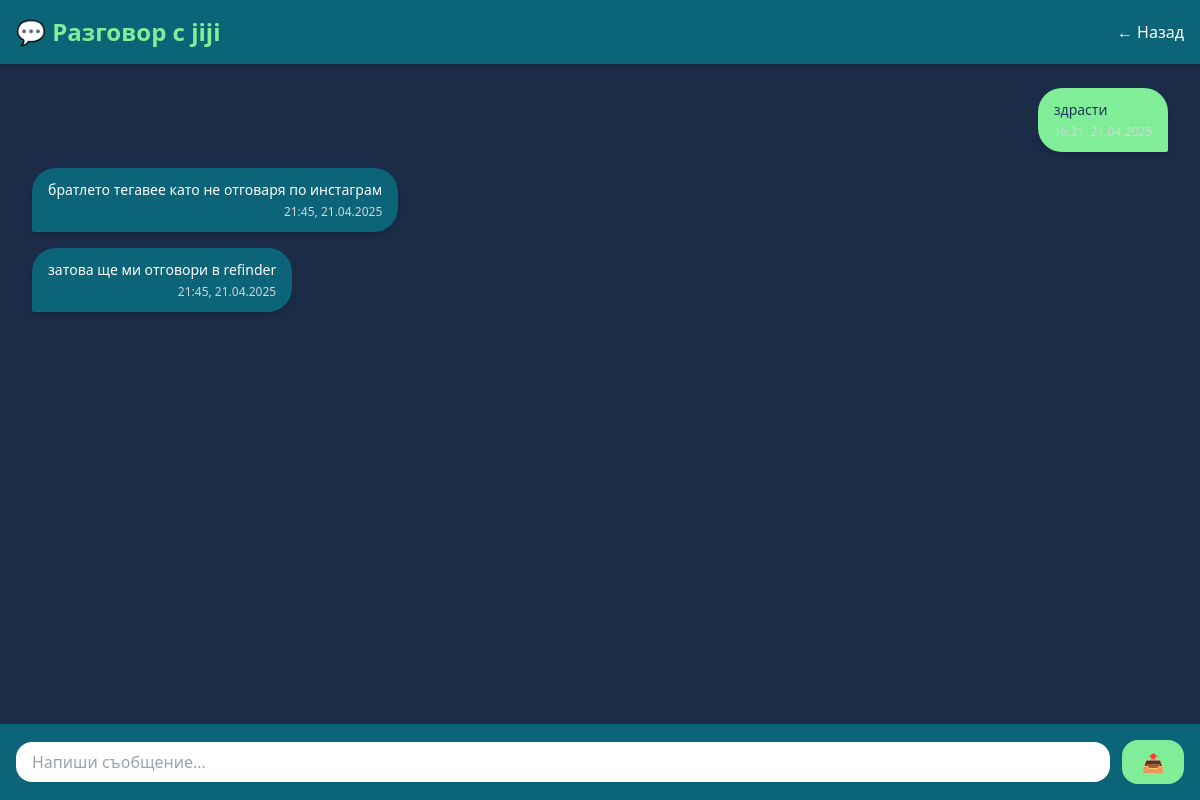
Before: /chat/4/ (signed in) with the older database file.
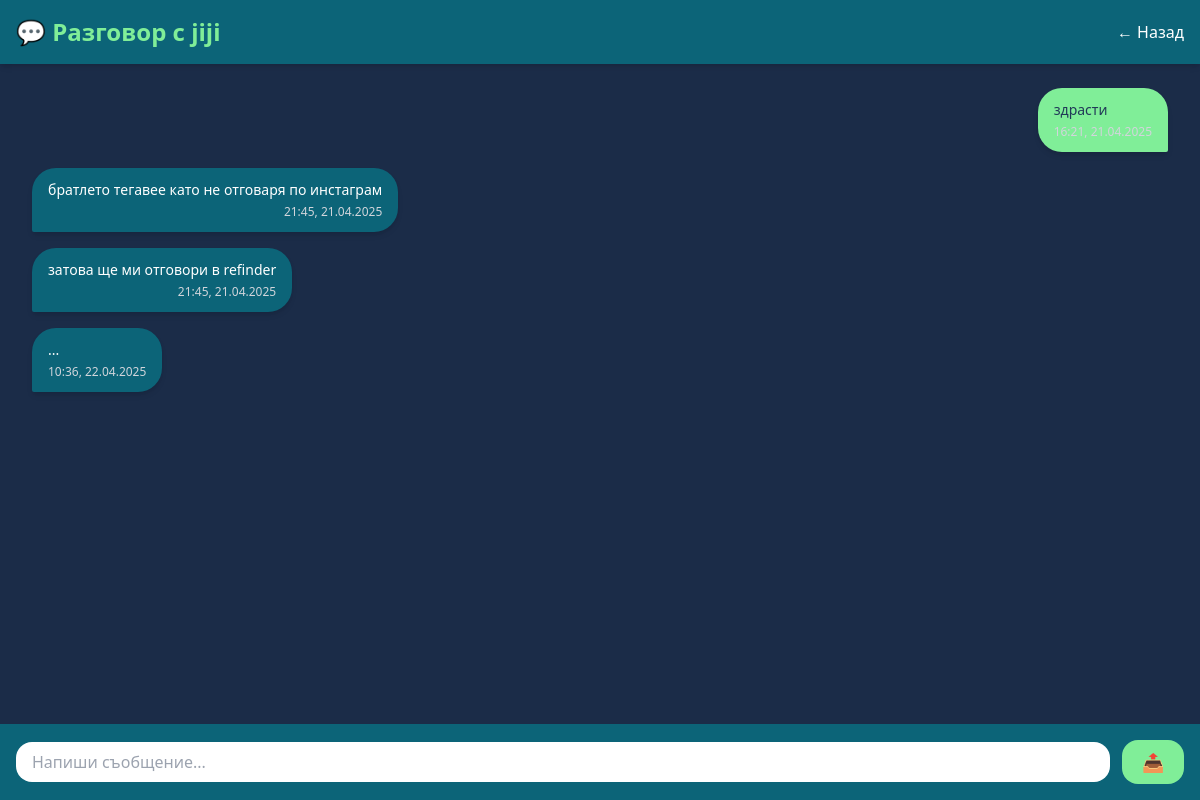
After: the same page with the newer database file.
### ReFinds/models.py (models this page shows, shortened)
class Message(models.Model):
    chat = models.ForeignKey(Chat, on_delete=models.CASCADE)
    sender = models.ForeignKey(User, on_delete=models.CASCADE)
    text = models.TextField(blank=True)
    image = models.ImageField(upload_to='chat_images/', blank=True, null=True)
    timestamp = models.DateTimeField(auto_now_add=True)
    reactions = models.JSONField(default=dict)  # {"❤️": 2, "😂": 1}
    timestamp = models.DateTimeField(auto_now_add=True)

### ReFinds/views.py (the view)
# urls.py: path('chat/<int:chat_id>/', views.chat_detail, name='chat_detail'),
@login_required
def chat_detail(request, chat_id):
    chat = get_object_or_404(Chat, id=chat_id)
    if request.user not in chat.participants.all():
        return redirect('home')
    messages_qs = Message.objects.filter(chat=chat).order_by('timestamp')
    other_user = chat.participants.exclude(id=request.user.id).first()
    return render(request, 'chat_detail.html', {
        'chat': chat,
        'messages': messages_qs,
        'other_user': other_user,
    })

### ReFinds/templates/chat_detail.html (shortened to what this page needs)
<!DOCTYPE html>
{% load static %}
<html lang="bg">
<head>
  <script src="https://cdn.tailwindcss.com"></script>
</head>
<body class="bg-[#213A58] text-white min-h-screen flex flex-col">
  <header class="bg-[#0C6478] p-4 shadow-md flex justify-between items-center sticky top-0 z-10">
    <h1 class="text-xl md:text-2xl font-bold text-[#80EE98]">💬 Разговор с {{ other_user.username }}</h1>
    <a href="{% url 'chat_list' %}" class="text-sm md:text-base text-white hover:text-[#80EE98]">← Назад</a>
  </header>
  <div id="chat-box" class="flex-1 overflow-y-auto px-4 sm:px-8 py-6 bg-[#1b2c48] space-y-4">
    {% for msg in messages %}
      <div class="flex {% if msg.sender == request.user %}justify-end{% else %}justify-start{% endif %}">
        <div class="max-w-[80%] sm:max-w-[60%] px-4 py-3 rounded-3xl shadow-md
          {% if msg.sender == request.user %}
            bg-[#80EE98] text-[#213A58] rounded-br-sm
          {% else %}
            bg-[#0C6478] text-white rounded-bl-sm
          {% endif %}">
          <p class="text-sm break-words whitespace-pre-line">{{ msg.text }}</p>
          <p class="text-xs mt-1 text-right text-gray-300">{{ msg.timestamp|date:"H:i, d.m.Y" }}</p>
        </div>
      </div>
    {% empty %}
      <p class="text-center text-gray-400 italic">Няма съобщения.</p>
    {% endfor %}
  </div>
  <form method="POST" action="{% url 'send_message' chat.id %}" class="p-4 bg-[#0C6478] flex gap-3 items-center sticky bottom-0 z-10">
    <input type="text" name="text" placeholder="Напиши съобщение..." required
           class="flex-1 px-4 py-2 rounded-2xl text-[#213A58] bg-white focus:outline-none focus:ring-2 focus:ring-[#80EE98] placeholder:text-gray-400">
    <button type="submit"
            class="bg-[#80EE98] px-5 py-2 rounded-2xl text-[#213A58] font-bold text-lg hover:bg-[#46DFB1] transition-all duration-200">
      📤
    </button>
  </form>
</body>
</html>

Changed rows visible on the page:
added Message: text "...", timestamp "10:36, 22.04.2025"
